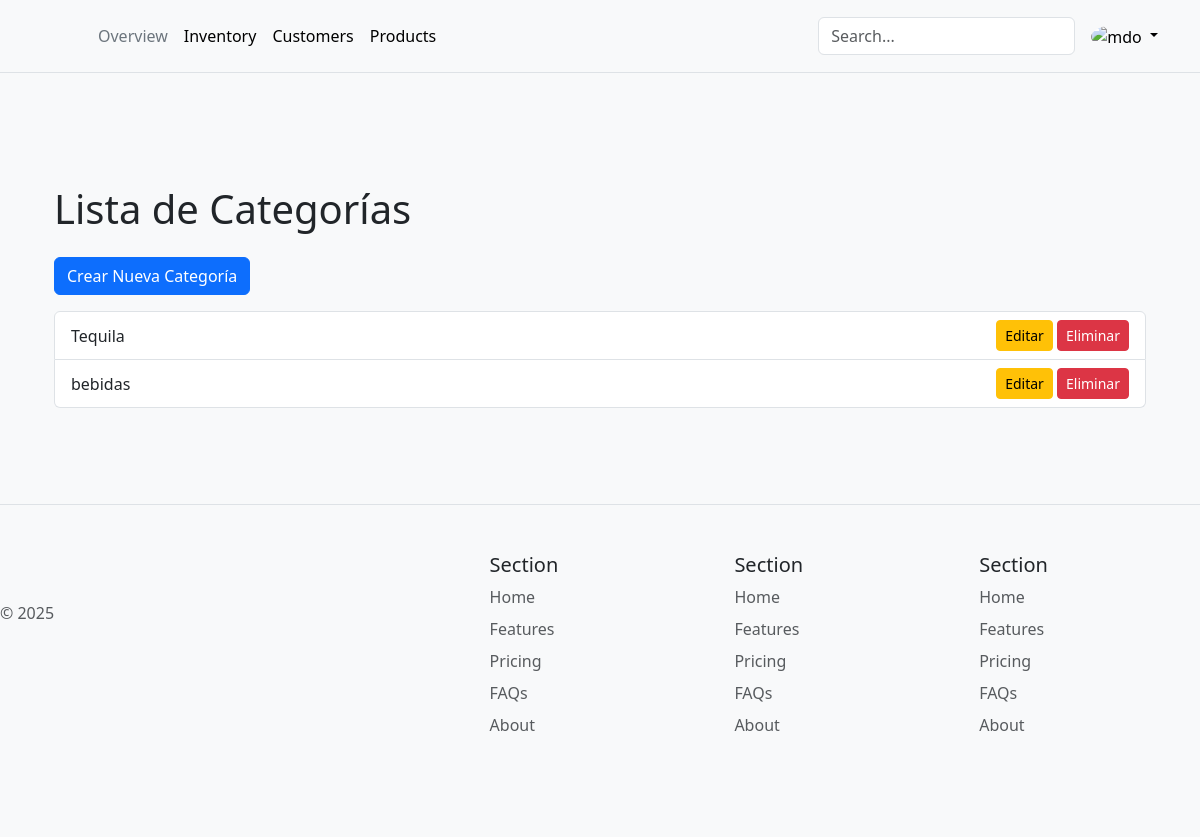
The page /cajero/ on the database as committed earlier.
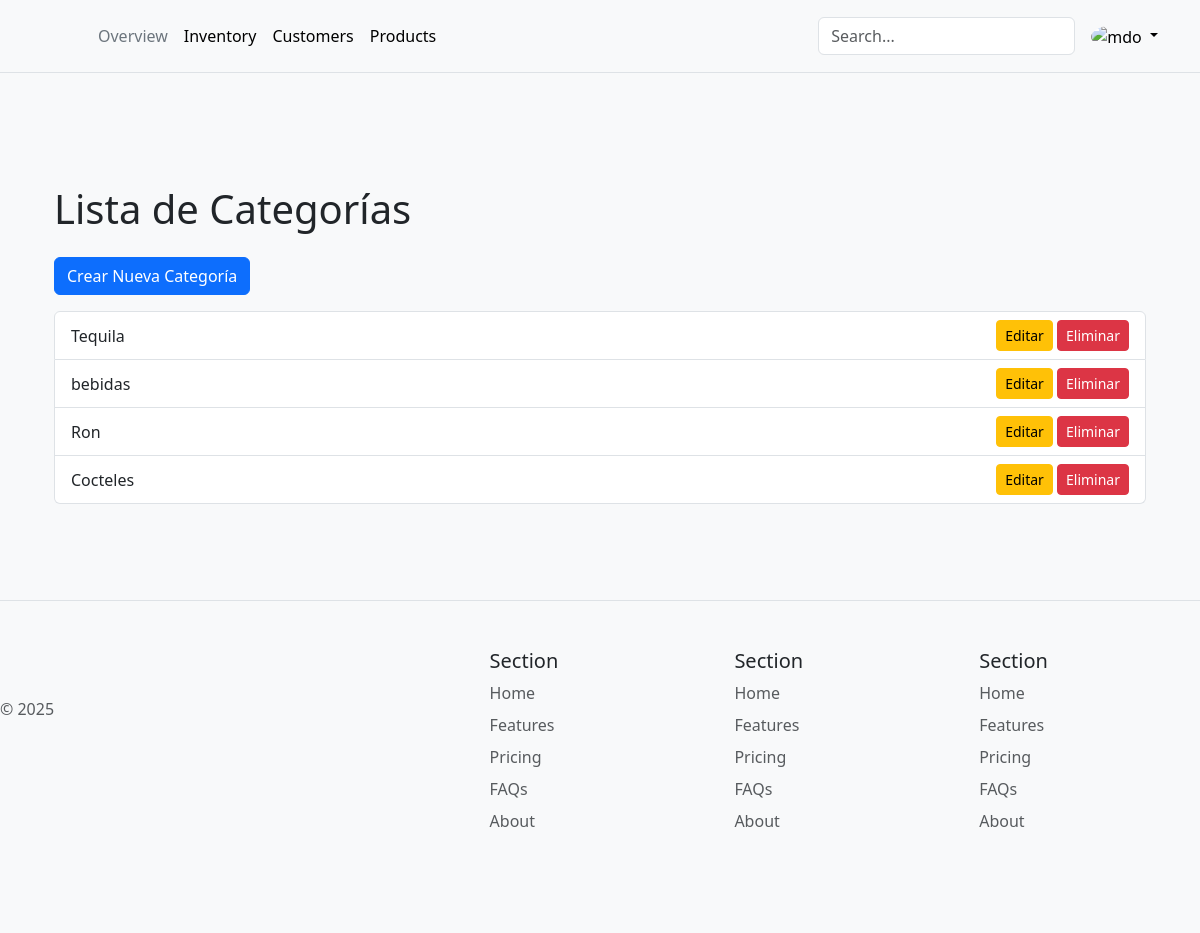
The same page on the database as committed later.
### cajero/models.py (models this page shows, shortened)
class Categoria(models.Model):
    idCategoria = models.AutoField(primary_key=True)
    nombre = models.CharField(max_length=100)
    estado = models.BooleanField(default=True)

### cajero/views.py (the view)
# urls.py: path('', views.lista_categorias, name='lista_categorias'),
def lista_categorias(request):
    categorias = Categoria.objects.all()
    return render(request, 'lista.html', {'categorias': categorias})

### cajero/templates/lista.html (shortened to what this page needs)
{% extends 'base.html' %}
{% load crispy_forms_tags static %}
{% block content %}
<div class="container mt-5">
    <h1 class="mb-4">Lista de Categorías</h1>
    <div class="mb-3">
        <a href="{% url 'cajero:crear_categoria' %}" class="btn btn-primary">Crear Nueva Categoría</a>
    </div>
    <ul class="list-group">
        {% for categoria in categorias %}
            <li class="list-group-item d-flex justify-content-between align-items-center">
                {{ categoria.nombre }}
                <div>
                    <a href="{% url 'cajero:editar_categoria' categoria.idCategoria %}" class="btn btn-sm btn-warning">Editar</a>
                    <button type="button" class="btn btn-sm btn-danger" data-bs-toggle="modal" data-bs-target="#modalEliminar{{ categoria.idCategoria }}">
                        Eliminar
                    </button>
                </div>
            </li>
        {% empty %}
            <li class="list-group-item">No hay categorías disponibles.</li>
        {% endfor %}
    </ul>
</div>
{% endblock %}

Rows that differ between the two databases and show on the page:
added Categoria: nombre "Ron"
added Categoria: nombre "Cocteles"
